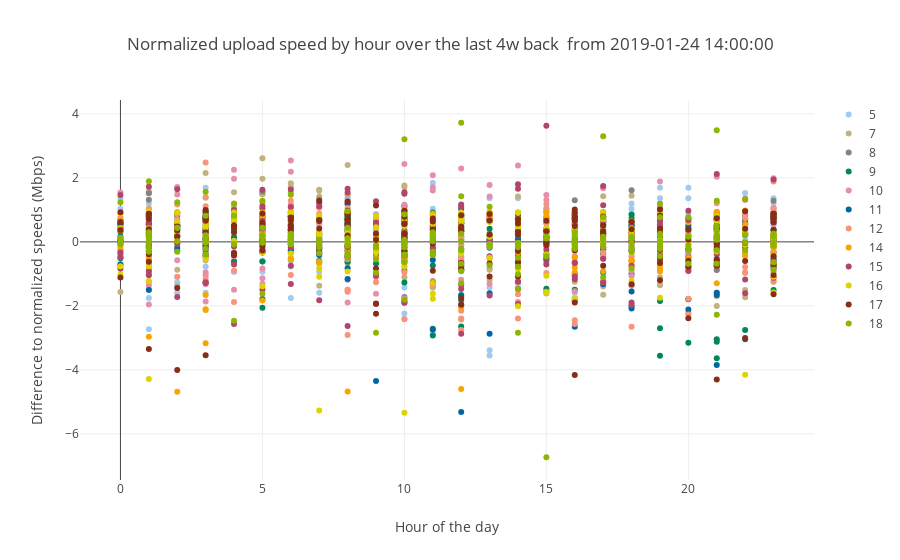

This figure's notebook cell:
### Code cell
traces=[]
t="Normalized upload speed by hour"+title_tail
traces=[]
for device in device_numbers_d:
    #subset=by_hour_by_device_u[by_hour_by_device_u["SK_PI"]==device]
    subset=upload_df[upload_df["SK_PI"]==device]
    trace = go.Scatter(
        x = subset['hour'],
        #y=subset['UPLOAD'],
        y=(subset['UPLOAD']-subset['UPLOAD'].mean())/subset['UPLOAD'].std(),
        #y=subset['mean'],
        #y=(subset['mean']-subset['mean'].mean())/subset['mean'].std(),
        mode = 'markers',
        marker = dict(color=colors[device]),
        name = device
    )
    traces.append(trace)
layout = go.Layout(
        title=t,
        xaxis=dict(title="Hour of the day"),
        yaxis=dict(title="Difference to normalized speeds (Mbps)")
        )
#download_line=go.Scatter(x=by_hour_by_device_d['hour'],y=[50] * len(by_hour_by_device_d['hour']), mode='lines',marker=dict(color='red'), name='50Mbps')
#traces.append(download_line)
data = traces
fig = go.Figure(data=data, layout=layout)
iplot(fig)

### Figure 1 — Plotly figure (JSON) as saved in the notebook; plotly's stock layout.template omitted (floating-point values rounded to 4 significant figures; data arrays with more than 128 entries replaced by an {"elided": "..."} marker saying what was removed)
{"data": [{"marker": {"color": "#A1CAF1"}, "mode": "markers", "name": 5, "type": "scatter", "x": {"elided": "177 int values"}, "y": {"elided": "177 float values"}}, {"marker": {"color": "#C2B280"}, "mode": "markers", "name": 7, "type": "scatter", "x": {"elided": "177 int values"}, "y": {"elided": "177 float values"}}, {"marker": {"color": "#848482"}, "mode": "markers", "name": 8, "type": "scatter", "x": [14, 19, 23, 3, 6, 10, 14, 18, 21, 1, 5, 8, 12, 16, 19, 23, 3, 7, 10, 14, 18, 21, 1, 5], "y": [-0.6258, -0.338, 1.285, -0.3459, -0.3302, -1.72, -0.3067, 1.616, -0.8828, 1.523, -0.2706, -0.395, -0.4916, 1.299, -0.2973, -0.3051, -0.3715, 1.327, -0.8902, -1.473, -0.2759, -0.6159, 1.314, 1.572]}, {"marker": {"color": "#008856"}, "mode": "markers", "name": 9, "type": "scatter", "x": {"elided": "177 int values"}, "y": {"elided": "177 float values"}}, {"marker": {"color": "#E68FAC"}, "mode": "markers", "name": 10, "type": "scatter", "x": {"elided": "155 int values"}, "y": {"elided": "155 float values"}}, {"marker": {"color": "#0067A5"}, "mode": "markers", "name": 11, "type": "scatter", "x": {"elided": "177 int values"}, "y": {"elided": "177 float values"}}, {"marker": {"color": "#F99379"}, "mode": "markers", "name": 12, "type": "scatter", "x": {"elided": "177 int values"}, "y": {"elided": "177 float values"}}, {"marker": {"color": "#F6A600"}, "mode": "markers", "name": 14, "type": "scatter", "x": {"elided": "176 int values"}, "y": {"elided": "176 float values"}}, {"marker": {"color": "#B3446C"}, "mode": "markers", "name": 15, "type": "scatter", "x": {"elided": "177 int values"}, "y": {"elided": "177 float values"}}, {"marker": {"color": "#DCD300"}, "mode": "markers", "name": 16, "type": "scatter", "x": {"elided": "166 int values"}, "y": {"elided": "166 float values"}}, {"marker": {"color": "#882D17"}, "mode": "markers", "name": 17, "type": "scatter", "x": {"elided": "175 int values"}, "y": {"elided": "175 float values"}}, {"marker": {"color": "#8DB600"}, "mode": "markers", "name": 18, "type": "scatter", "x": {"elided": "173 int values"}, "y": {"elided": "173 float values"}}], "layout": {"title": "Normalized upload speed by hour over the last 4w back  from 2019-01-24 14:00:00", "xaxis": {"title": "Hour of the day"}, "yaxis": {"title": "Difference to normalized speeds (Mbps)"}}}
